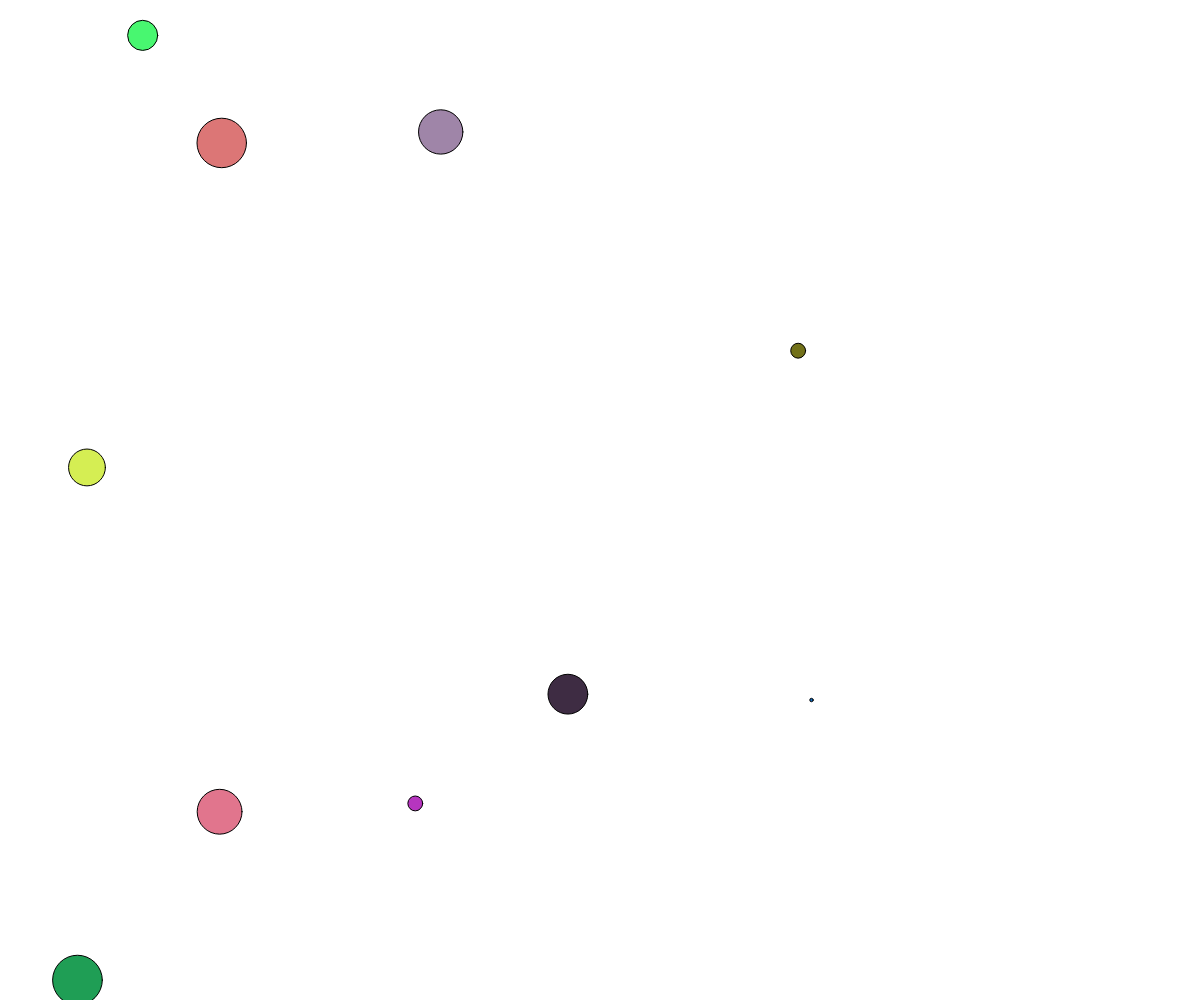
Frame 1 (no input)
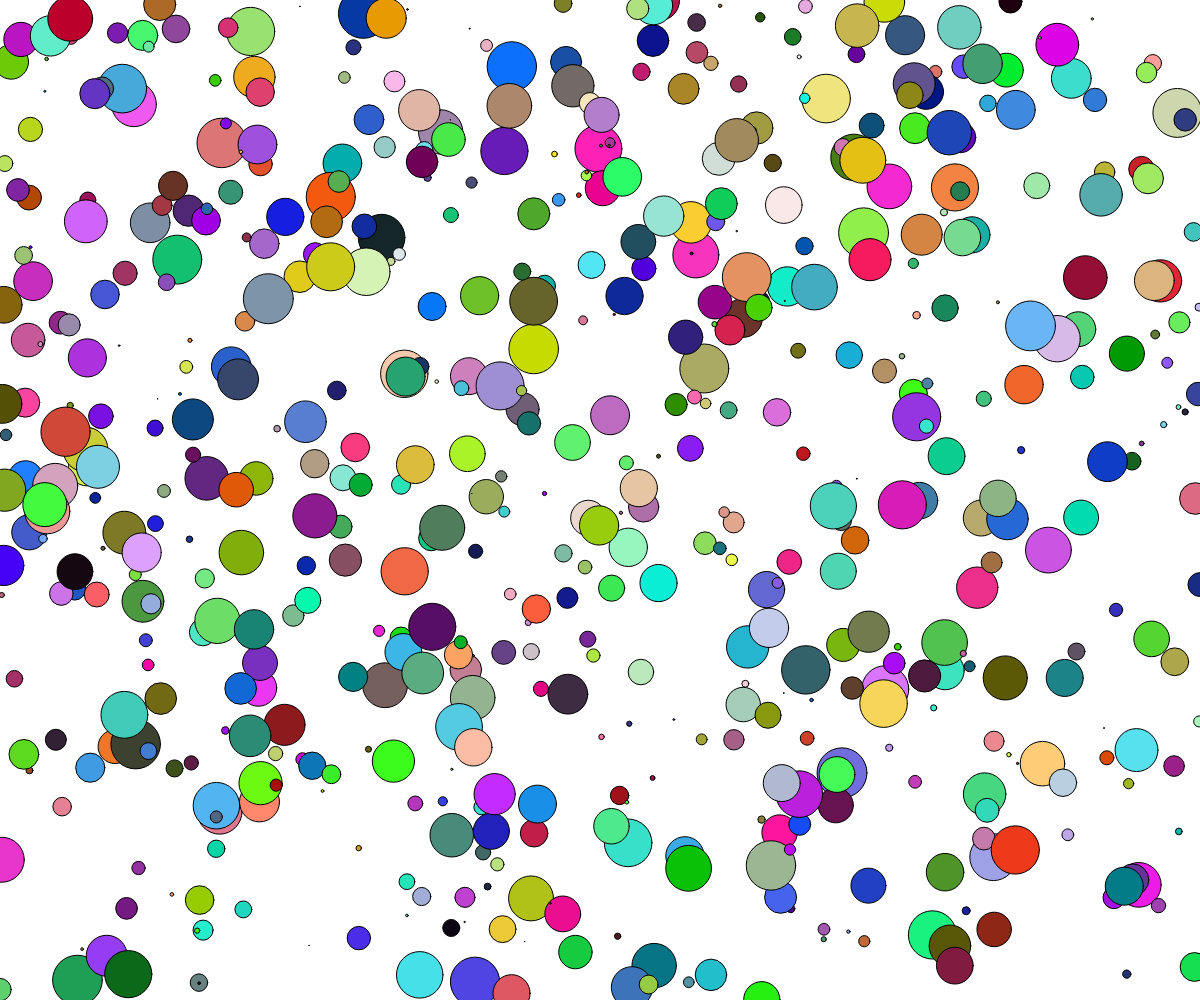
Frame 60 (no input)
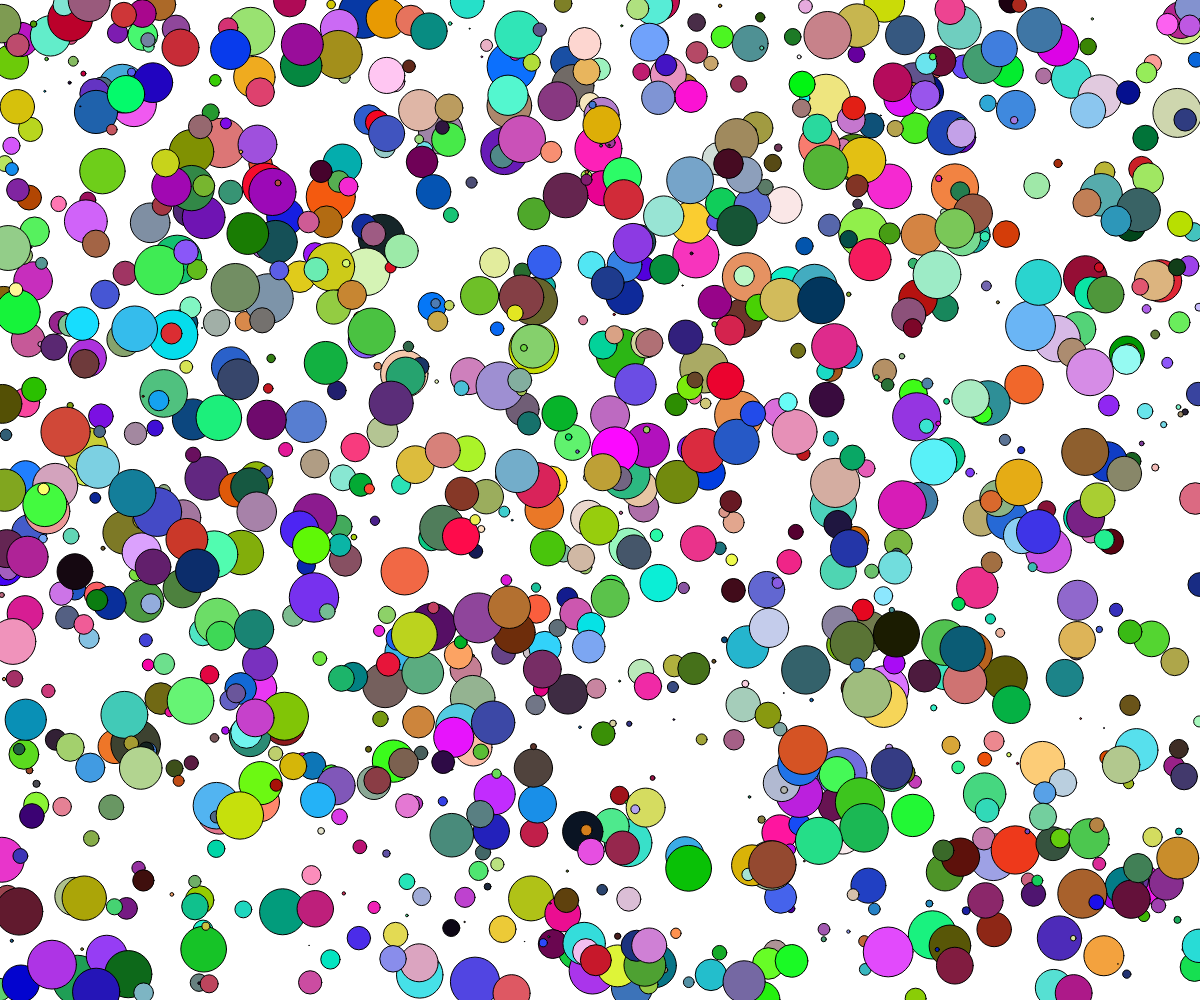
Frame 120 (the mouse pressed at the canvas centre since frame 60)

The p5.js sketch that drew these frames (run headless with seeded random() and noise() and a simulated clock; from frame 60 on, the mouse is pressed at the canvas centre):

// p5.js sketch
// ── sketch.js
// Project Title
// Your Name
// Date
//
// Extra for Experts:
// - describe what you did to take this project "above and beyond"


async function setup() {
  createCanvas(windowWidth, windowHeight);
}

function draw() {
  for(let i = 0; i < 10; i++) {
    fill(color(random(255),random(255),random(255)))
    circle(random(width),random(height),random(50));
  }
}
